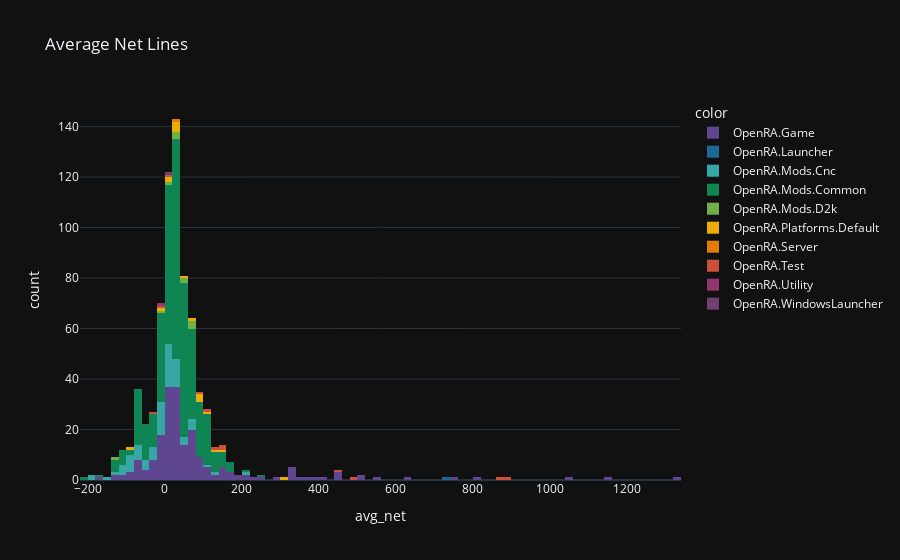

The cell this chart's notebook holds for it:
### Code cell
# Histogram of lines of code
fig = px.histogram(df_grouped,
                   x="avg_net",
                   color=df_grouped.index.get_level_values(1),
                   title='Average Net Lines',
                   labels={'lines': 'Lines of Code'},
                   template=template,
                   color_discrete_sequence=theme)
fig.show()

### Figure 1 — Plotly figure (JSON) as saved in the notebook; plotly's stock layout.template omitted (floating-point values rounded to 4 significant figures; data arrays with more than 128 entries replaced by an {"elided": "..."} marker saying what was removed)
{"data": [{"alignmentgroup": "True", "bingroup": "x", "hovertemplate": "color=OpenRA.Game<br>avg_net=%{x}<br>count=%{y}<extra></extra>", "legendgroup": "OpenRA.Game", "marker": {"color": "rgb(95, 70, 144)", "pattern": {"shape": ""}}, "name": "OpenRA.Game", "offsetgroup": "OpenRA.Game", "orientation": "v", "showlegend": true, "type": "histogram", "x": {"elided": "206 float values"}, "xaxis": "x", "yaxis": "y"}, {"alignmentgroup": "True", "bingroup": "x", "hovertemplate": "color=OpenRA.Launcher<br>avg_net=%{x}<br>count=%{y}<extra></extra>", "legendgroup": "OpenRA.Launcher", "marker": {"color": "rgb(29, 105, 150)", "pattern": {"shape": ""}}, "name": "OpenRA.Launcher", "offsetgroup": "OpenRA.Launcher", "orientation": "v", "showlegend": true, "type": "histogram", "x": [726.6], "xaxis": "x", "yaxis": "y"}, {"alignmentgroup": "True", "bingroup": "x", "hovertemplate": "color=OpenRA.Mods.Cnc<br>avg_net=%{x}<br>count=%{y}<extra></extra>", "legendgroup": "OpenRA.Mods.Cnc", "marker": {"color": "rgb(56, 166, 165)", "pattern": {"shape": ""}}, "name": "OpenRA.Mods.Cnc", "offsetgroup": "OpenRA.Mods.Cnc", "orientation": "v", "showlegend": true, "type": "histogram", "x": [22.69, -12.2, -26.7, 26.47, -32.5, -3.308, -98.29, -186.7, 11.56, 6.667, -23.67, -16, -86.62, 16, 2.875, 0.3333, -0.7778, -6.667, -6.667, -14.67, 1.333, -116.8, 19.14, 210, 1.333, 2, 1.286, -98.57, 69, -101.1, -52.89, -140.1, 24.43, -62.25, -7.538, 4.933, 33.75, -40.11, 136.7, -15.5, 12.2, -74.12, -2.4, -92.4, -85.14, -85.14, -18.36, 8.833, 8.481, 55.5, -68.57, 28.48, -13.22, -79.4, 59.25, -22.31, -11.4, 27, 67.56, -23.67, 4.463, 30.07, 27.8, 32.11, 10.67, 24.98, -122.1, 26.83, 44.8, -88.86, 0, -64.08, 77.88, -63.5, -110.2, -195.2, -58.38, -113.7, -54, 76, 106], "xaxis": "x", "yaxis": "y"}, {"alignmentgroup": "True", "bingroup": "x", "hovertemplate": "color=OpenRA.Mods.Common<br>avg_net=%{x}<br>count=%{y}<extra></extra>", "legendgroup": "OpenRA.Mods.Common", "marker": {"color": "rgb(15, 133, 84)", "pattern": {"shape": ""}}, "name": "OpenRA.Mods.Common", "offsetgroup": "OpenRA.Mods.Common", "orientation": "v", "showlegend": true, "type": "histogram", "x": {"elided": "408 float values"}, "xaxis": "x", "yaxis": "y"}, {"alignmentgroup": "True", "bingroup": "x", "hovertemplate": "color=OpenRA.Mods.D2k<br>avg_net=%{x}<br>count=%{y}<extra></extra>", "legendgroup": "OpenRA.Mods.D2k", "marker": {"color": "rgb(115, 175, 72)", "pattern": {"shape": ""}}, "name": "OpenRA.Mods.D2k", "offsetgroup": "OpenRA.Mods.D2k", "orientation": "v", "showlegend": true, "type": "histogram", "x": [41.89, 74.42, -122.9, 19.45, 60.52, -9.077, 23.14, 24.17, 65.28, 47.62, 22], "xaxis": "x", "yaxis": "y"}, {"alignmentgroup": "True", "bingroup": "x", "hovertemplate": "color=OpenRA.Platforms.Default<br>avg_net=%{x}<br>count=%{y}<extra></extra>", "legendgroup": "OpenRA.Platforms.Default", "marker": {"color": "rgb(237, 173, 8)", "pattern": {"shape": ""}}, "name": "OpenRA.Platforms.Default", "offsetgroup": "OpenRA.Platforms.Default", "orientation": "v", "showlegend": true, "type": "histogram", "x": [80.23, -95.83, 120.2, 38, 310.2, 95.45, -6, 32.59, 24.71, 82.57, 12.93, 16.7, 60.36, 47.11, 150.9, 36.11, 110.1], "xaxis": "x", "yaxis": "y"}, {"alignmentgroup": "True", "bingroup": "x", "hovertemplate": "color=OpenRA.Server<br>avg_net=%{x}<br>count=%{y}<extra></extra>", "legendgroup": "OpenRA.Server", "marker": {"color": "rgb(225, 124, 5)", "pattern": {"shape": ""}}, "name": "OpenRA.Server", "offsetgroup": "OpenRA.Server", "orientation": "v", "showlegend": true, "type": "histogram", "x": [27.57], "xaxis": "x", "yaxis": "y"}, {"alignmentgroup": "True", "bingroup": "x", "hovertemplate": "color=OpenRA.Test<br>avg_net=%{x}<br>count=%{y}<extra></extra>", "legendgroup": "OpenRA.Test", "marker": {"color": "rgb(204, 80, 62)", "pattern": {"shape": ""}}, "name": "OpenRA.Test", "offsetgroup": "OpenRA.Test", "orientation": "v", "showlegend": true, "type": "histogram", "x": [116.8, 482.2, -38.86, 84.58, 447.4, 886, 877.9, 8.5, 153.7, 123, -18.71, 145.2], "xaxis": "x", "yaxis": "y"}, {"alignmentgroup": "True", "bingroup": "x", "hovertemplate": "color=OpenRA.Utility<br>avg_net=%{x}<br>count=%{y}<extra></extra>", "legendgroup": "OpenRA.Utility", "marker": {"color": "rgb(148, 52, 110)", "pattern": {"shape": ""}}, "name": "OpenRA.Utility", "offsetgroup": "OpenRA.Utility", "orientation": "v", "showlegend": true, "type": "histogram", "x": [-19.39], "xaxis": "x", "yaxis": "y"}, {"alignmentgroup": "True", "bingroup": "x", "hovertemplate": "color=OpenRA.WindowsLauncher<br>avg_net=%{x}<br>count=%{y}<extra></extra>", "legendgroup": "OpenRA.WindowsLauncher", "marker": {"color": "rgb(111, 64, 112)", "pattern": {"shape": ""}}, "name": "OpenRA.WindowsLauncher", "offsetgroup": "OpenRA.WindowsLauncher", "orientation": "v", "showlegend": true, "type": "histogram", "x": [13.33], "xaxis": "x", "yaxis": "y"}], "layout": {"barmode": "relative", "legend": {"title": {"text": "color"}, "tracegroupgap": 0}, "title": {"text": "Average Net Lines"}, "xaxis": {"anchor": "y", "domain": [0, 1], "title": {"text": "avg_net"}}, "yaxis": {"anchor": "x", "domain": [0, 1], "title": {"text": "count"}}}}
